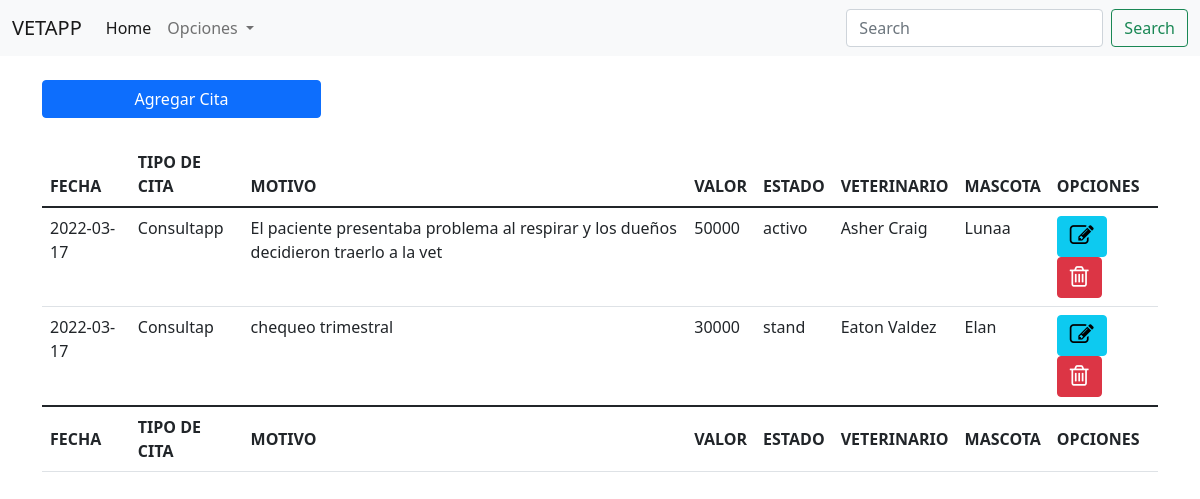
/listar_citas.php, run on the app's committed database.
### tables this page shows
CREATE TABLE `cita` (
  `IDCITA` int(11) NOT NULL,
  `fecha` date NOT NULL,
  `tipocita` varchar(30) NOT NULL,
  `motivo` varchar(200) NOT NULL,
  `valor` int(11) NOT NULL,
  `estado` varchar(20) NOT NULL DEFAULT 'activo',
  `veterinario` int(11) NOT NULL,
  `mascota` int(11) NOT NULL
);

CREATE TABLE `veterinario` (
  `IDVET` int(11) NOT NULL,
  `nombre` varchar(30) NOT NULL,
  `apellidos` varchar(70) NOT NULL,
  `telefono` varchar(45) NOT NULL,
  `correo` varchar(45) NOT NULL,
  `direccion` varchar(45) NOT NULL
);

CREATE TABLE `mascota` (
  `IDMAS` int(11) NOT NULL,
  `nombre` varchar(30) NOT NULL,
  `edad` varchar(10) NOT NULL,
  `especie` varchar(30) NOT NULL,
  `raza` varchar(30) NOT NULL,
  `color` varchar(30) NOT NULL,
  `fechanac` date NOT NULL,
  `dueno` int(11) NOT NULL
);

### listar_citas.php (the view, shortened to what this page needs)
<?php
    include('index.php');
?>
<body>
    <div class="w-100 container">
        <button class="w-25 mt-4 btn btn-primary" >
            Agregar Cita
        </button>
        <table class="table mt-4 table-hover">
            <thead>
                <tr>
                    <th>FECHA</th>
                    <th>TIPO DE CITA</th>
                    <th>MOTIVO</th>
                    <th>VALOR</th>
                    <th>ESTADO</th>
                    <th>VETERINARIO</th>
                    <th>MASCOTA</th>
                    <th>OPCIONES</th>
                </tr>
            </thead>
            <tbody>
                <?php include('conexion.php');?>
                <?php
                 $sql= "CAll GetAllCitas()";
                 $result = $mysqli->query($sql);
                 while($row=mysqli_fetch_assoc($result)){
                ?>
                        <tr>
                            <td title="<?php echo $row["fecha"]?>"><?php echo $row["fecha"]?></td>
                            <td title="<?php echo $row["tipocita"]?>"><?php echo $row["tipocita"]?></td>
                            <td title="<?php echo $row["motivo"]?>"><?php echo $row["motivo"]?></td>
                            <td title="<?php echo $row["valor"]?>"><?php echo $row["valor"]?></td>
                            <td title="<?php echo $row["estado"]?>"><?php echo $row["estado"]?></td>
                                <?php
                                    include('conexion.php');
                                    $consulta="select * from veterinario where IDVET=".$row['IDCITA'];
                                    $repuesta=$mysqli->query($consulta);
                                    while($filas=mysqli_fetch_assoc($repuesta)){
                                        ?>
                                    <td title="<?php echo $filas['nombre'].' '.$filas['apellidos'];?>">
                                        <?php echo $filas['nombre'].' '.$filas['apellidos'];?>
                                    </td>
                                <?php
                                }
                                ?>
                                <?php
                                    include('conexion.php');
                                    $q="select * from mascota where IDMAS=".$row['IDCITA'];
                                    $rs=$mysqli->query($q);
                                    while($fila=mysqli_fetch_assoc($rs)){
                                ?>
                                    <td title="<?php echo $fila['nombre'];?>">
                                        <?php echo $fila['nombre'];?>
                                    </td>
                                <?php
                                }
                                ?>
                            <td>
                                <button title="Editar" type="button" class="btn btn-info" onclick="OpenModal(<?=$row['IDCITA'];?>);">
                                    <i class="fa fa-pencil-square-o" aria-hidden="true" style="font-size:24px"></i>
                                </button>
                                <a href="eliminar.php?id=<?=$row['IDCITA'];?>" title="Eliminar">
                                    <button type="button" class="btn btn-danger">
                                        <i class="fa fa-trash-o" aria-hidden="true" style="font-size:24px"></i>
                                    </button>
                                </a>
                            </td>
                        </tr>
                <?php
                }
                ?>
            </tbody>
            <tfoot>
                <tr>
                    <th>FECHA</th>
                    <th>TIPO DE CITA</th>
                    <th>MOTIVO</th>
                    <th>VALOR</th>
                    <th>ESTADO</th>
                    <th>VETERINARIO</th>
                    <th>MASCOTA</th>
                    <th>OPCIONES</th>
                </tr>
            </tfoot>
        </table>
    </div>
</body>

### data on the page
cita: fecha "2022-03-17", tipocita "Consultapp", motivo "El paciente presentaba problema al respirar y los dueños decidieron traerlo a la vet", valor "50000", estado "activo"
veterinario: nombre "Asher", apellidos "Craig"
mascota: nombre "Lunaa"
cita: fecha "2022-03-17", tipocita "Consultap", motivo "chequeo trimestral", valor "30000", estado "stand"
veterinario: nombre "Eaton", apellidos "Valdez"
mascota: nombre "Elan"
